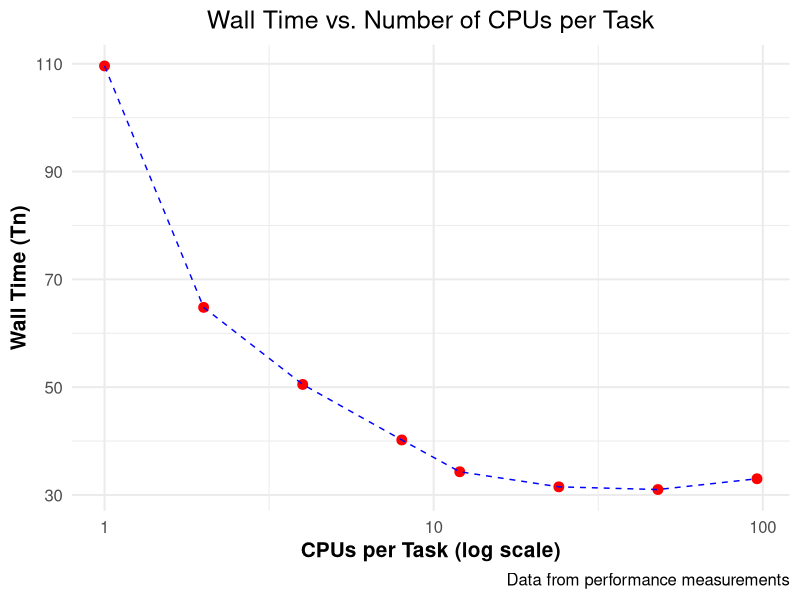

R code for this plot:
# Load necessary library
library(ggplot2)

# Create the data frame
data <- data.frame(
  CPUs_per_task = c(1, 2, 4, 8, 12, 24, 48, 96),
  walltime = c(109.6, 64.8, 50.5, 40.2, 34.3, 31.5, 31.0, 33.0)
)

# Generate the plot
plot <- ggplot(data, aes(x = CPUs_per_task, y = walltime)) +
  geom_point(size = 3, color = "red") + # Plot points
  geom_line(color = "blue", linetype = "dashed") + # Dashed line connecting points
  scale_x_log10() + # Logarithmic scale for the x-axis
  labs(
    title = "Wall Time vs. Number of CPUs per Task",
    x = "CPUs per Task (log scale)",
    y = "Wall Time (Tn)",
    caption = "Data from performance measurements"
  ) +
  theme_minimal(base_size = 15) + # Minimal theme with larger base font size
  theme(
    plot.title = element_text(hjust = 0.5), # Center the plot title
    axis.title = element_text(face = "bold") # Bold axis titles
  )

# Save the plot to a PNG file
ggsave("wallTime_vs_CPUs_per_task.png", plot = plot, width = 8, height = 6, dpi = 300)
